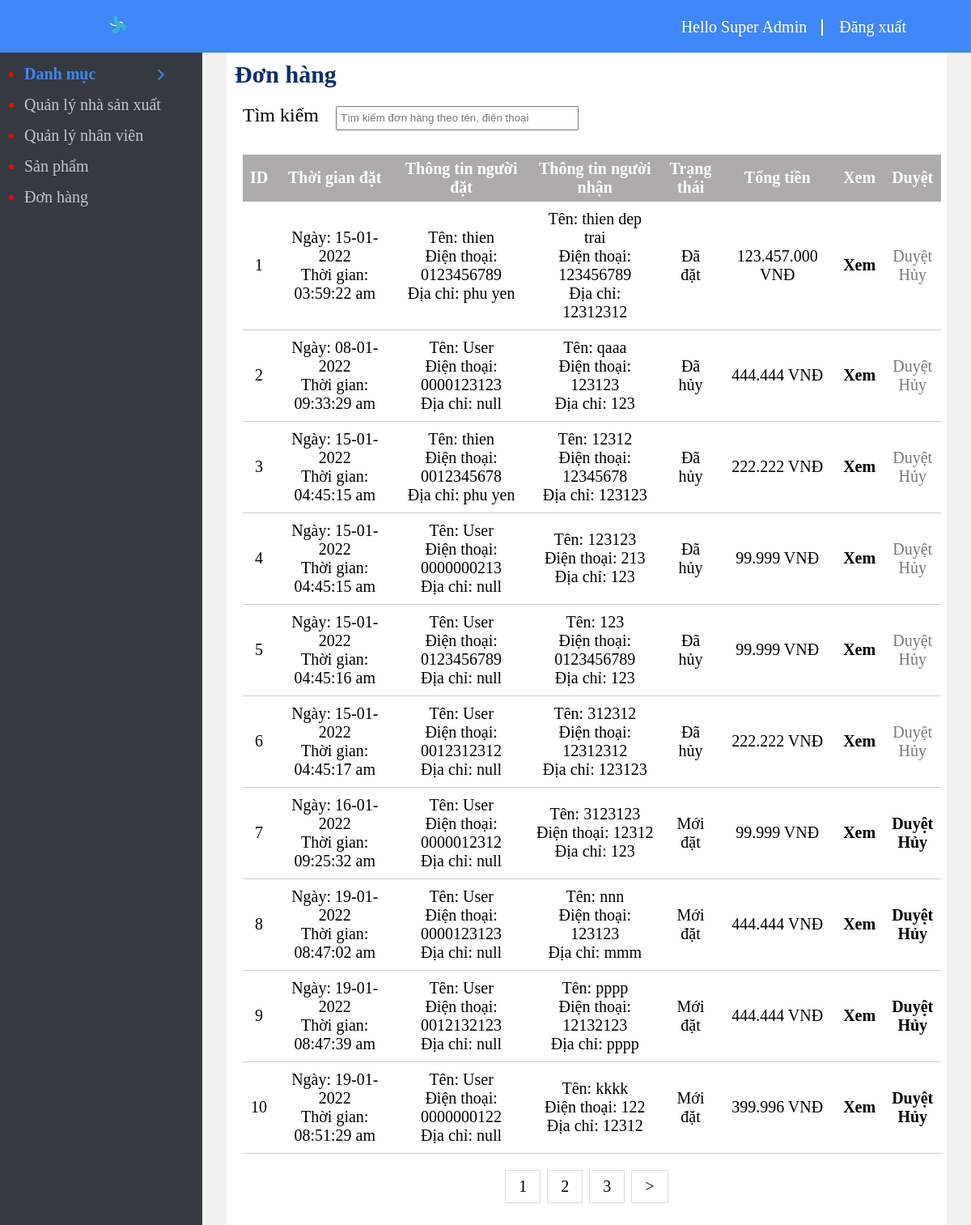
/admin/orders/index.php (signed in), run on the app's committed database.
### tables this page shows
CREATE TABLE `orders` (
  `id` int(11) NOT NULL,
  `time` timestamp NOT NULL DEFAULT CURRENT_TIMESTAMP ON UPDATE CURRENT_TIMESTAMP,
  `name_receive` varchar(50) NOT NULL,
  `phone_receive` varchar(11) NOT NULL,
  `address_receive` text NOT NULL,
  `note` text NOT NULL,
  `status` int(11) NOT NULL,
  `customer_id` int(11) NOT NULL,
  `total_price` float NOT NULL
);

CREATE TABLE `customer` (
  `id` int(11) NOT NULL,
  `name` varchar(50) NOT NULL,
  `gender` tinyint(1) DEFAULT NULL,
  `birthday` date DEFAULT NULL,
  `email` varchar(50) NOT NULL,
  `password` varchar(50) NOT NULL,
  `token` varchar(50) DEFAULT NULL,
  `phone` varchar(11) NOT NULL,
  `address` text NOT NULL
);

### admin/orders/index.php (the view, shortened to what this page needs)
<?php require'../menu_top.php'?>
<?php require '../connect.php';
$search='';
$count_orders="select count(*) from orders join customer on orders.customer_id=customer.id
where  phone like '%$search%' or name like '%$search%'
or customer.phone like '%$search%' or customer.name like '%$search%'";
$array_orders=mysqli_query($connect,$count_orders);
$result_orders=mysqli_fetch_array($array_orders);
$number_orders=$result_orders['count(*)'];
$orders_number_in_page=10;
$page=ceil($number_orders/$orders_number_in_page);
$get_page=1;
$passed=$orders_number_in_page*($get_page-1);
$sql="select orders.*,customer.name,customer.phone,customer.address,LPAD(phone_receive, 10, '0') AS phone
from orders
join customer on orders.customer_id=customer.id
where  phone like '%$search%' or name like '%$search%'
or customer.phone like '%$search%' or customer.name like '%$search%'
limit $orders_number_in_page offset $passed";
$result=mysqli_query($connect,$sql);
?>
	<h2 style="padding: 10px; display: inline-block; color: #0c2d68;" >Đơn hàng</h2>
	<div style="padding: 10px 20px;">
		<form action="">
			<span style="font-size: 24px; ">Tìm kiếm</span>
		<input style="margin: 0 0 0 16px; width: 300px; height: 30px;"  type="search" name="search"
		value="<?php echo $search?>"  placeholder="Tìm kiếm đơn hàng theo tên, điện thoại">
	</form></div>
	<table>
		<tr>
			<th>ID</th>
			<th>Thời gian đặt</th>
			<th>Thông tin người đặt</th>
			<th>Thông tin người nhận</th>
			<th>Trạng thái</th>
			<th>Tổng tiền</th>
			<th>Xem</th>
			<th>Duyệt</th>
		</tr>
		<?php foreach ($result as $id => $each) { ?>
			<tr style="text-align:center;">
				<td><?php echo $id+1?></td>
				<td><?php
				$d=strtotime($each['time']);
				echo "Ngày: ". date("d-m-Y",$d) ."<br>";
				echo "Thời gian: " .date("h:i:s a",$d)
				?></td>
				<td>
					Tên: <?php echo $each['name']?>
					<br>
					Điện thoại: <?php echo $each['phone']?>
					<br>
					Địa chỉ: <?php echo $each['address']?>
				</td>
				<td>
					Tên: <?php echo $each['name_receive']?>
					<br>
					Điện thoại: <?php echo $each['phone_receive']?>
					<br>
					Địa chỉ: <?php echo $each['address_receive']?>
				</td>
				<td>
					<?php switch ($each['status']) {
						case '0':
							echo "Mới đặt";
							break;
						case '1':
							echo "Đã đặt";
							break;
						case '2':
							echo "Đã hủy";
							break;
					} ?>
				</td>
				<td>
					<?php echo number_format($each['total_price'], 0, '', '.')?> VNĐ
				</td>
				<td>
					<a class="alter_style" href="detail.php?id=<?php echo $each['id']?>">Xem</a>
				</td>
				<?php if($each['status']==0){?>
				<td>
					<a  class="alter_style" href="update.php?id=<?php echo $each['id']?>&status=1">Duyệt</a>
					<br>
					<a class="alter_style" href="update.php?id=<?php echo $each['id']?>&status=2">Hủy</a>
				</td>
				<?php }else{  ?>
				<td>
						<span style="color:rgb(120, 120, 120);">Duyệt</span>
					<br>
						<span style="color:rgb(120, 120, 120);">Hủy</span>
				</td>
				<?php } ?>
			</tr>
		<?php } ?>
	</table>
<div class="pagination">
		<?php for($i=1;$i<=$page;$i++){ ?>
			<a href="?page=<?php echo $i?>&search=<?php echo $search?>">
				<?php echo $i?>
				</a>
		<?php } ?>
		<?php if($get_page<$page){
			$next=$get_page+1; ?>
		<a href="?page=<?php echo $next ?>&search=<?php echo $search?>">></a>
		<?php } ?>
</div>
<?php require'../menu_bottom.php'?>

### admin/css/style.css (style rules this page uses)
* { margin: 0; padding: 0; box-sizing: none; }
table, td, th { border: 0 solid black; }
table { width: 97%; border-collapse: collapse; margin: 20px; }
table, td { border-bottom: 1px solid #ccc; padding: 10px; }
.alter_style { text-decoration: none; color: black; font-weight: bold; }
th { padding: 6px 0px; color: white; background-color: #adabab; }
input ,textarea ,select { width: 200px; padding: 4px; margin: 4px; }
input { outline: none; }
.pagination { display: flex; justify-content: center; padding-bottom: 40px; }
.pagination a { color: black; padding: 8px 16px; text-decoration: none; transition: background-color .3s; border: 1px solid #ddd; margin: 0 4px; }

### data on the page
orders: time "15-01-2022", time "03:59:22 am", customer.name "thien", phone "0123456789", customer.address "phu yen", name_receive "thien dep trai", phone_receive "123456789", address_receive "12312312", status "Đã đặt", total_price "123.457.000"
orders: time "08-01-2022", time "09:33:29 am", customer.name "User", phone "0000123123", customer.address "null", name_receive "qaaa", phone_receive "123123", address_receive "123", status "Đã hủy", total_price "444.444"
orders: time "15-01-2022", time "04:45:15 am", customer.name "thien", phone "0012345678", customer.address "phu yen", name_receive "12312", phone_receive "12345678", address_receive "123123", status "Đã hủy", total_price "222.222"
orders: time "15-01-2022", time "04:45:15 am", customer.name "User", phone "0000000213", customer.address "null", name_receive "123123", phone_receive "213", address_receive "123", status "Đã hủy", total_price "99.999"
orders: time "15-01-2022", time "04:45:16 am", customer.name "User", phone "0123456789", customer.address "null", name_receive "123", phone_receive "0123456789", address_receive "123", status "Đã hủy", total_price "99.999"
orders: time "15-01-2022", time "04:45:17 am", customer.name "User", phone "0012312312", customer.address "null", name_receive "312312", phone_receive "12312312", address_receive "123123", status "Đã hủy", total_price "222.222"
orders: time "16-01-2022", time "09:25:32 am", customer.name "User", phone "0000012312", customer.address "null", name_receive "3123123", phone_receive "12312", address_receive "123", status "Mới đặt", total_price "99.999"
orders: time "19-01-2022", time "08:47:02 am", customer.name "User", phone "0000123123", customer.address "null", name_receive "nnn", phone_receive "123123", address_receive "mmm", status "Mới đặt", total_price "444.444"
orders: time "19-01-2022", time "08:47:39 am", customer.name "User", phone "0012132123", customer.address "null", name_receive "pppp", phone_receive "12132123", address_receive "pppp", status "Mới đặt", total_price "444.444"
orders: time "19-01-2022", time "08:51:29 am", customer.name "User", phone "0000000122", customer.address "null", name_receive "kkkk", phone_receive "122", address_receive "12312", status "Mới đặt", total_price "399.996"

### other printed values
$_SESSION['name_admin'] "Super Admin"
